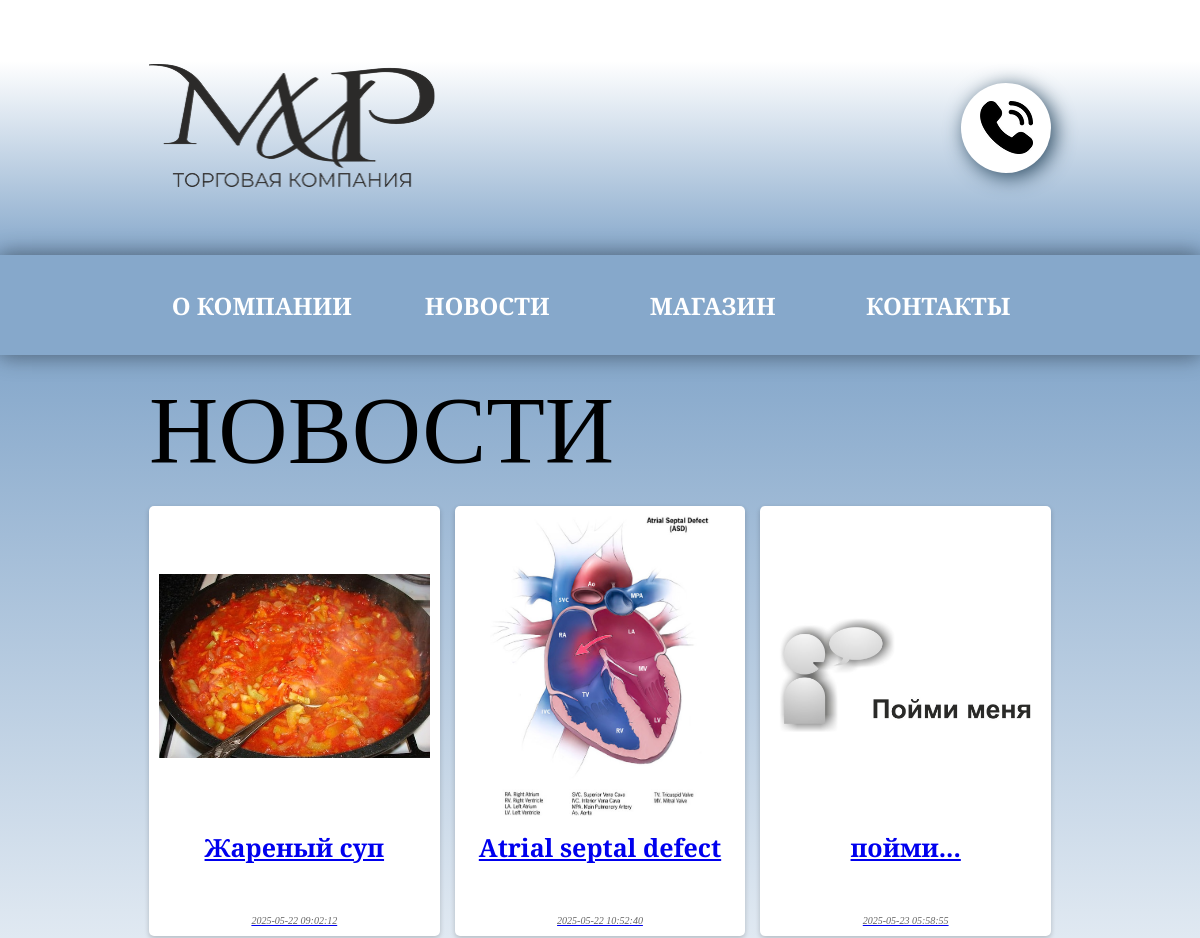
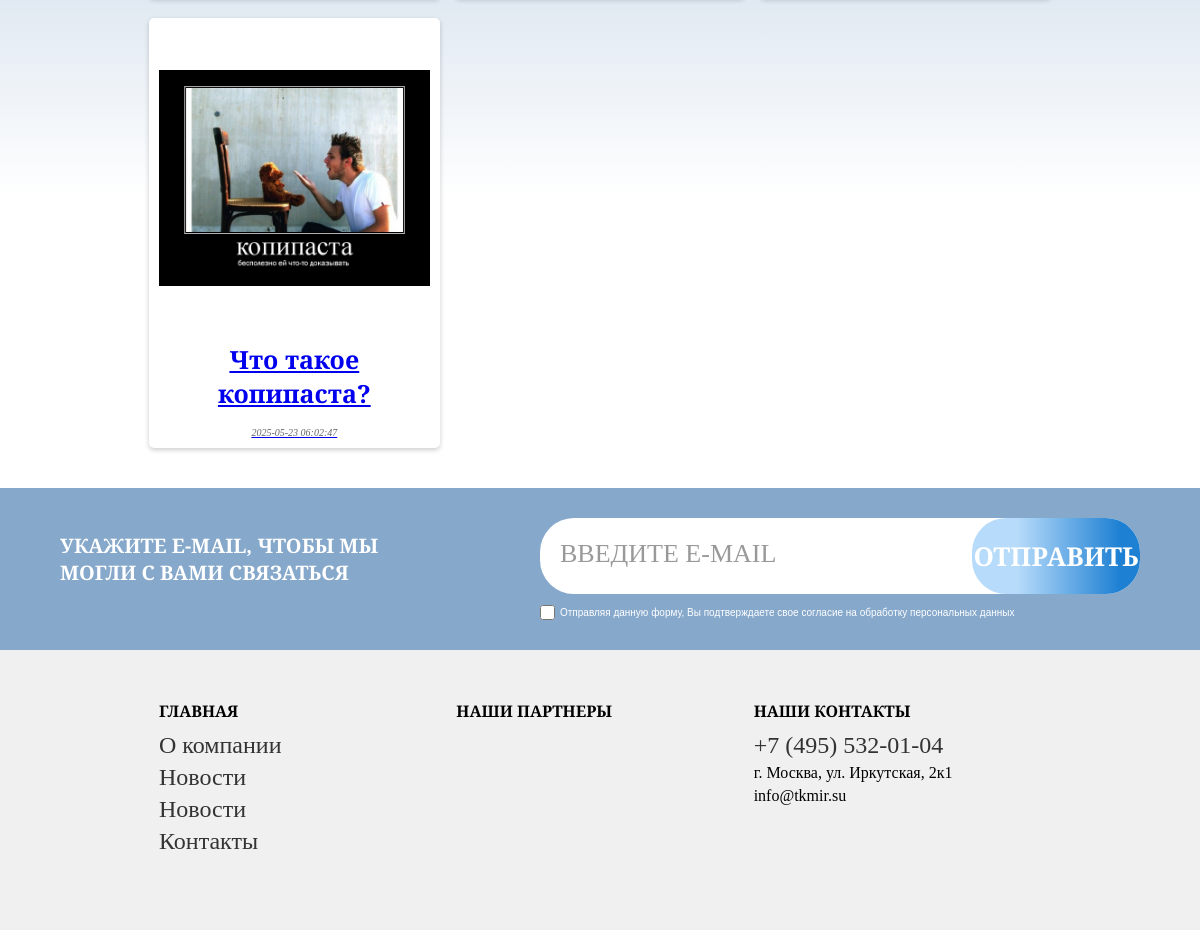
Page /news on the committed database (2 pictures, top to bottom).
### server_run.py (models this page shows, shortened)
class News(db.Model):
    id = db.Column(db.Integer, primary_key=True)
    title = db.Column(db.String(255), nullable=False)
    content = db.Column(db.Text, nullable=False)
    date_created = db.Column(db.DateTime, default=db.func.now())
    author_id = db.Column(db.Integer, db.ForeignKey('user.id'), nullable=False)
    author = db.relationship('User', backref=db.backref('news', lazy=True))
    slug = db.Column(db.String(255), unique=True, nullable=False)
    is_published = db.Column(db.Boolean, default=False)
    image = db.Column(db.String(255), nullable=True)

### server_run.py (the view)
@app.route('/news')
def news():
    news_list = News.query.filter(News.is_published == True).all()
    return render_template('news.html', news=news_list)

### templates/news.html (shortened to what this page needs)
	<!DOCTYPE html>
<html lang="en">
<head>
    <link rel="stylesheet" href="{{ url_for('static', filename='css/news-page.css') }}" />
    <link rel="stylesheet" href="{{ url_for('static', filename='css/core style.css') }}" />
</head>
<body>
    <header class="gradient-section">
	<a href="{{ url_for('admin_panel') }}"
           class="admin-link"
           style="display: block; width: 20px; height: 20px; background: red; position: absolute; right: 0px; top: 0%; transform: translateY(-50%);">
        <div class="container">
            <div class="header-content">
    <div class="header-left">
        <a href="{{ url_for('index') }}"> <img src="{{ url_for('static', filename='img/Logo.png') }}" alt="Logo" class="logo" /></a>
    </div>
    <div class="icons-wrapper" style="position: relative;">
        </a>
        <a href="tel:+74955320104" class="icon-circle phone-icon">
            <img src="{{ url_for('static', filename='img/Phone.png') }}" alt="Phone" />
        </a>
    </header>
<nav class="navigation">
    <div class="container">
        <div class="nav-links">
            <a href="{{ url_for('about') }}" class="nav-button">О Компании</a>
            <a href="{{ url_for('news') }}" class="nav-button">Новости</a>
            <a href="https://tkmir.su" class="nav-button">Магазин</a>
            <a href="{{ url_for('contact') }}" class="nav-button">Контакты</a>
        </div>
    </div>
</nav>
    <section class="news-section">
        <div class="container">
            <h2 class="news-megatitle">НОВОСТИ</h2>
            <div class="news-block">
                {% for news_item in news %}
                    <div class="news-card">
			<a href="{{ url_for('view_news', slug=news_item.slug) }}">
                        <img src="{{ url_for('static', filename='news_img/' + news_item.image) }}" alt="{{ news_item.image }}" class="news-image">
                        <h2 class="news-title">{{ news_item.title }}</h2>
                        <p class="news-date">{{ news_item.date_created }}</p>
                    </a></div>
                {% endfor %}
            </div>
        </div>
    </section>
    <section class="email-section">
       <div class="email-content">
           <p class="email-text">УКАЖИТЕ E-MAIL, ЧТОБЫ МЫ МОГЛИ С ВАМИ СВЯЗАТЬСЯ</p>
           <form class="email-form" id="emailForm" method="post" action="{{ url_for('subscribe') }}">
               <input type="email" class="email-input" id="emailInput" name="email" placeholder="ВВЕДИТЕ E-MAIL" required>
               <button type="submit" class="submit-button">ОТПРАВИТЬ</button>
               <label class="terms-checkbox">
                   <input type="checkbox" id="termsCheckbox" required>
                   <span class="terms-text">Отправляя данную форму, Вы подтверждаете свое согласие на обработку персональных данных</span>
               </label>
           </form>
       </div>
    </section>
    <footer class="footer-section">
        <div class="container">
            <div class="footer-content">
                <div class="footer-column">
                    <h4>ГЛАВНАЯ</h4>
                    <ul>
                        <li><a href="{{ url_for('about') }}">О компании</a></li>
			<li><a href="{{ url_for('news') }}">Новости</a></li>
			<li><a href="https://tkmir.su">Новости</a></li>
                        <li><a href="{{ url_for('contact') }}">Контакты</a></li>
                    </ul>
                </div>
                <div class="footer-column">
                    <h4>НАШИ ПАРТНЕРЫ</h4>
                </div>
                <div class="footer-column">
                    <h4>НАШИ КОНТАКТЫ</h4>
                    <ul>
                        <li><a href="tel:+74955320104">+7 (495) 532-01-04</a></li>
                        <li>г. Москва, ул. Иркутская, 2к1</li>
			<li>info@tkmir.su</li>
                    </ul>
                </div>
            </div>
        </footer>
</body>
</html>

### static/css/news-page.css (style rules this page uses)
.news-section { background: linear-gradient(to bottom, #86A8CB 0%, #FFF 73%); padding: 20px 0; }
.news-block { display: flex; flex-wrap: wrap; justify-content: space-between; }
.news-megatitle { align-self: flex-start; font-size: 96px; font-family: 'Alegreya', serif; font-weight: 400; margin-bottom: 20px; }
.admin-link { position: absolute; top: 0px; right: 0px; width: 20px; height: 20px; opacity: 0; cursor: pointer; z-index: 1000; }
.news-card { width: calc(33.33% - 10px); margin-bottom: 20px; text-align: center; background-color: #fff; border-radius: 5px; box-shadow: 0 2px 5px rgba(0, 0, 0, 0.2); padding: 10px; }
.news-image { width: 100%; height: 300px; object-fit: contain; max-width: 100%; max-height: 100%; }
.news-title { font-family: 'Alegreya', serif; font-weight: bold; font-size: 25px; margin: 10px 0; overflow: hidden; text-overflow: ellipsis; display: -webkit-box; -webkit-line-clamp: 3; -webkit-box-orient: vertical; height: 75px; }
.news-date { font-family: 'Alegreya', serif; font-style: italic; font-size: 10px; color: #666; }

### rows in the picture
News: image (picture), title "Жареный суп", date_created "2025-05-22 09:02:12"
News: image (picture), title "Atrial septal defect", date_created "2025-05-22 10:52:40"
News: image (picture), title "пойми...", date_created "2025-05-23 05:58:55"
News: image (picture), title "Что такое копипаста?", date_created "2025-05-23 06:02:47"
